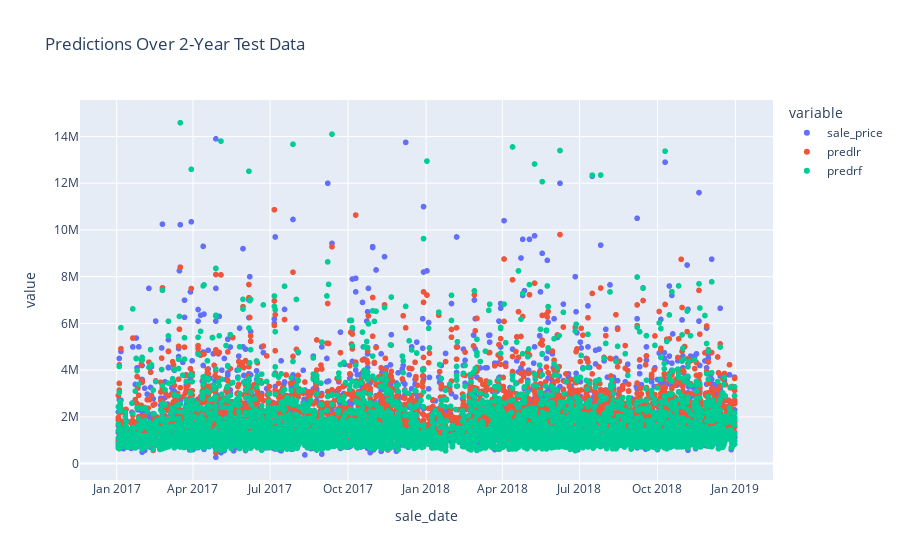

The code cell stored with this chart in its notebook:
### Code cell
fig = px.scatter(df_melted.query("value < 15e6"), x="sale_date", y="value", color = "variable", title= "Predictions Over 2-Year Test Data")
fig.show()

### Figure 1 — Plotly figure (JSON) as saved in the notebook; plotly's stock layout.template omitted (floating-point values rounded to 4 significant figures; data arrays with more than 128 entries replaced by an {"elided": "..."} marker saying what was removed)
{"data": [{"hovertemplate": "variable=sale_price<br>sale_date=%{x}<br>value=%{y}<extra></extra>", "legendgroup": "sale_price", "marker": {"color": "#636efa", "symbol": "circle"}, "mode": "markers", "name": "sale_price", "showlegend": true, "type": "scattergl", "x": {"elided": "4478 str values"}, "xaxis": "x", "y": {"elided": "4478 int values"}, "yaxis": "y"}, {"hovertemplate": "variable=predlr<br>sale_date=%{x}<br>value=%{y}<extra></extra>", "legendgroup": "predlr", "marker": {"color": "#EF553B", "symbol": "circle"}, "mode": "markers", "name": "predlr", "showlegend": true, "type": "scattergl", "x": {"elided": "4484 str values"}, "xaxis": "x", "y": {"elided": "4484 float values"}, "yaxis": "y"}, {"hovertemplate": "variable=predrf<br>sale_date=%{x}<br>value=%{y}<extra></extra>", "legendgroup": "predrf", "marker": {"color": "#00cc96", "symbol": "circle"}, "mode": "markers", "name": "predrf", "showlegend": true, "type": "scattergl", "x": {"elided": "4480 str values"}, "xaxis": "x", "y": {"elided": "4480 float values"}, "yaxis": "y"}], "layout": {"legend": {"title": {"text": "variable"}, "tracegroupgap": 0}, "title": {"text": "Predictions Over 2-Year Test Data"}, "xaxis": {"anchor": "y", "domain": [0, 1], "title": {"text": "sale_date"}}, "yaxis": {"anchor": "x", "domain": [0, 1], "title": {"text": "value"}}}}
